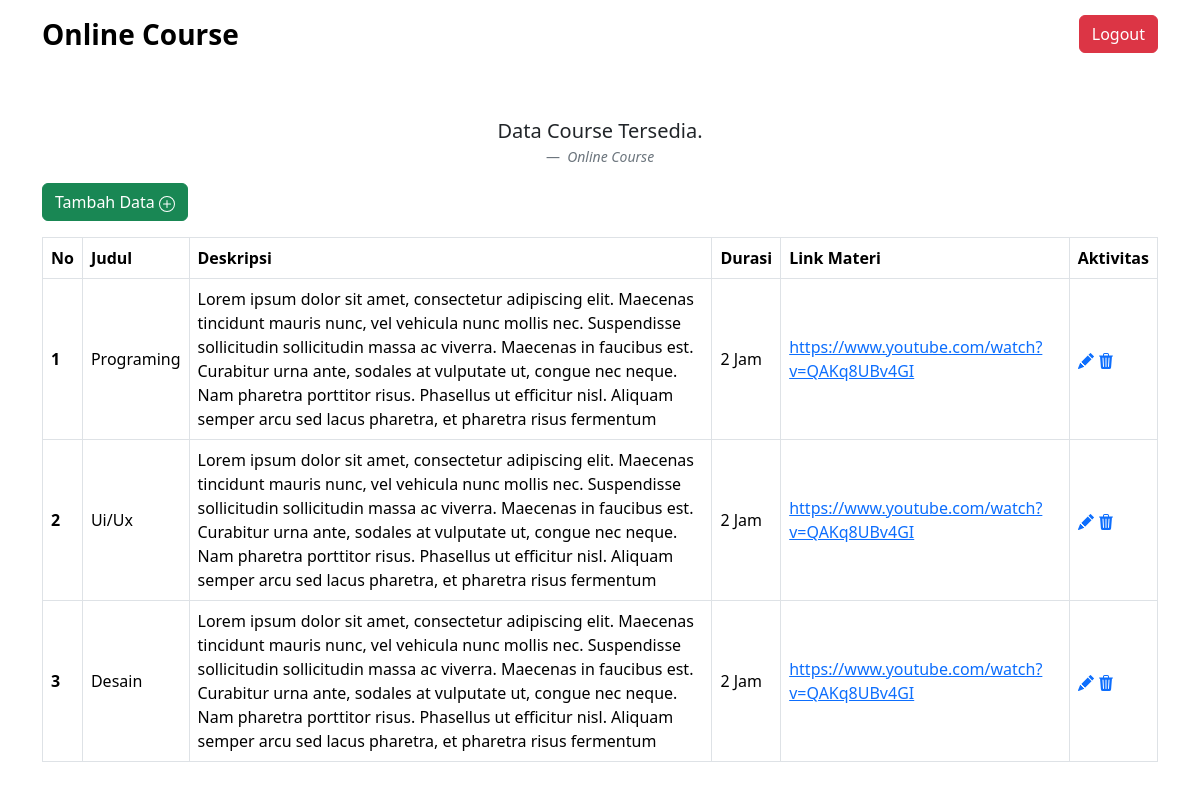
Screenshot of /admin.php (signed in) with the database file from the repository.
### tables this page shows
CREATE TABLE `data_course` (
  `id_course` int(3) NOT NULL,
  `judul` varchar(200) NOT NULL,
  `deskripsi` text NOT NULL,
  `link` text NOT NULL,
  `durasi` varchar(100) NOT NULL
);

### admin.php (the view, shortened to what this page needs)
<!DOCTYPE html>
<?php
include("koneksi.php");
?>
<html lang="en">
<head>
  <link href="https://cdn.jsdelivr.net/npm/bootstrap@5.3.2/dist/css/bootstrap.min.css" rel="stylesheet" />
</head>
<body>
  <div class="container">
    <nav class="navbar navbar-expand-lg bg-white sticky-top">
      <a class="navbar-brand fs-3 fw-bold" href="#">Online Course</a>
      <div class="collapse navbar-collapse" id="navbarNavAltMarkup">
        <div class="navbar-nav ms-auto">
          <a href="logout.php" type="button" class="btn btn-danger ms-2">Logout</a>
        </div>
      </div>
    </nav>
    <figure class="text-center mt-5">
      <blockquote class="blockquote">
        <p>Data Course Tersedia.</p>
      </blockquote>
      <figcaption class="blockquote-footer">
        <cite title="Source Title">Online Course</cite>
      </figcaption>
    </figure>
    <a href="form-input.php" type="button" id="tambah" class="btn btn-success mb-3  ">Tambah Data </a>
    <table class="table table table-hover table-bordered align-middle sm- buku" id="buku">
      <thead>
        <tr>
          <th scope="col">No</th>
          <th scope="col">Judul</th>
          <th scope="col">Deskripsi</th>
          <th scope="col">Durasi</th>
          <th scope="col">Link Materi</th>
          <th scope="col">Aktivitas</th>
        </tr>
      </thead>
      <tbody>
        <?php
        $query = "SELECT * from data_course";
        $sql = mysqli_query($koneksi, $query);
        $no = 1;
        while ($data = mysqli_fetch_array($sql)) {
        ?>
          <tr>
            <th scope="row">
              <?php echo $no;
              ?>
            </th>
            <td>
              <?php echo $data['judul'];
              ?>
            </td>
            <td>
              <?php echo $data['deskripsi'];
              ?>
            </td>
            <td>
              <?php echo $data['durasi'];
              ?>
            </td>
            <td>
              <a href=" <?php echo $data['link'];
              ?>"><?php echo $data['link'];
              ?>
             </a>
            </td>
            <td><a href="form-input-edit.php?id_course=<?php echo $data['id_course']; ?>"></a>
              <a href="delete.php?id_course=<?php echo $data['id_course']; ?>" onclick="return confirm('Apakah Anda yakin ingin menghapus data ini?');">
    </a>
            </td>
          </tr>
        <?php
          $no++;
        }
        ?>
      </tbody>
    </table>
  </div>
</body>
</html>

### rows the page displays
data_course: judul "Programing", deskripsi "Lorem ipsum dolor sit amet, consectetur adipiscing elit. Maecenas tincidunt mauris nunc, vel vehicula nunc mollis nec. Suspendisse sollicitudin sollicitudin massa ac viverra. Maecenas in faucibus est. Curabitur urna ante, sodales at vulputate ut, congue nec neque. Nam pharetra porttitor risus. Phasellus ut efficitur nisl. Aliquam semper arcu sed lacus pharetra, et pharetra risus fermentum", durasi "2 Jam", link "https://www.youtube.com/watch?v=QAKq8UBv4GI"
data_course: judul "Ui/Ux", deskripsi "Lorem ipsum dolor sit amet, consectetur adipiscing elit. Maecenas tincidunt mauris nunc, vel vehicula nunc mollis nec. Suspendisse sollicitudin sollicitudin massa ac viverra. Maecenas in faucibus est. Curabitur urna ante, sodales at vulputate ut, congue nec neque. Nam pharetra porttitor risus. Phasellus ut efficitur nisl. Aliquam semper arcu sed lacus pharetra, et pharetra risus fermentum", durasi "2 Jam", link "https://www.youtube.com/watch?v=QAKq8UBv4GI"
data_course: judul "Desain", deskripsi "Lorem ipsum dolor sit amet, consectetur adipiscing elit. Maecenas tincidunt mauris nunc, vel vehicula nunc mollis nec. Suspendisse sollicitudin sollicitudin massa ac viverra. Maecenas in faucibus est. Curabitur urna ante, sodales at vulputate ut, congue nec neque. Nam pharetra porttitor risus. Phasellus ut efficitur nisl. Aliquam semper arcu sed lacus pharetra, et pharetra risus fermentum", durasi "2 Jam", link "https://www.youtube.com/watch?v=QAKq8UBv4GI"
